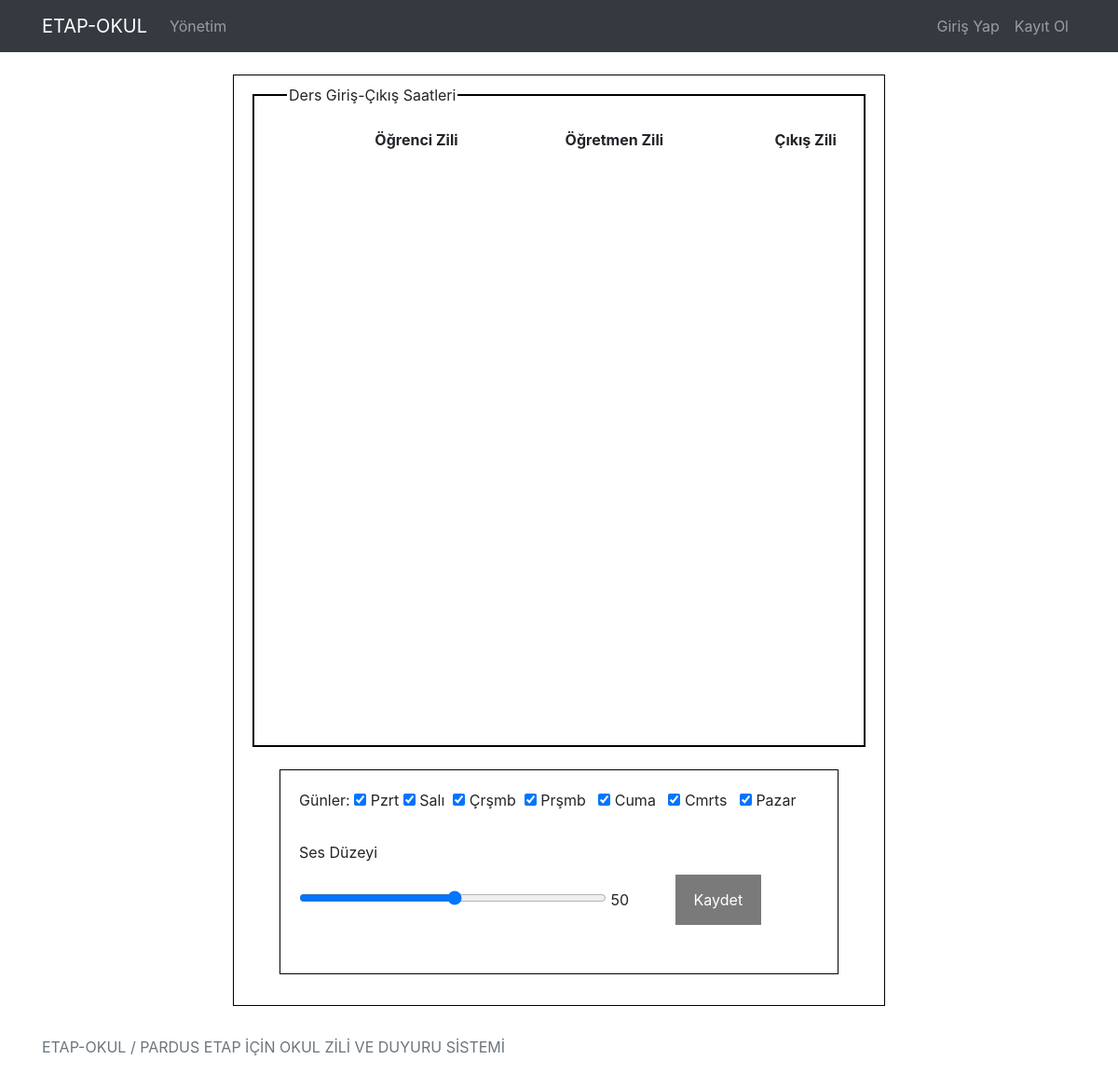
The app's page /saatler, older data.
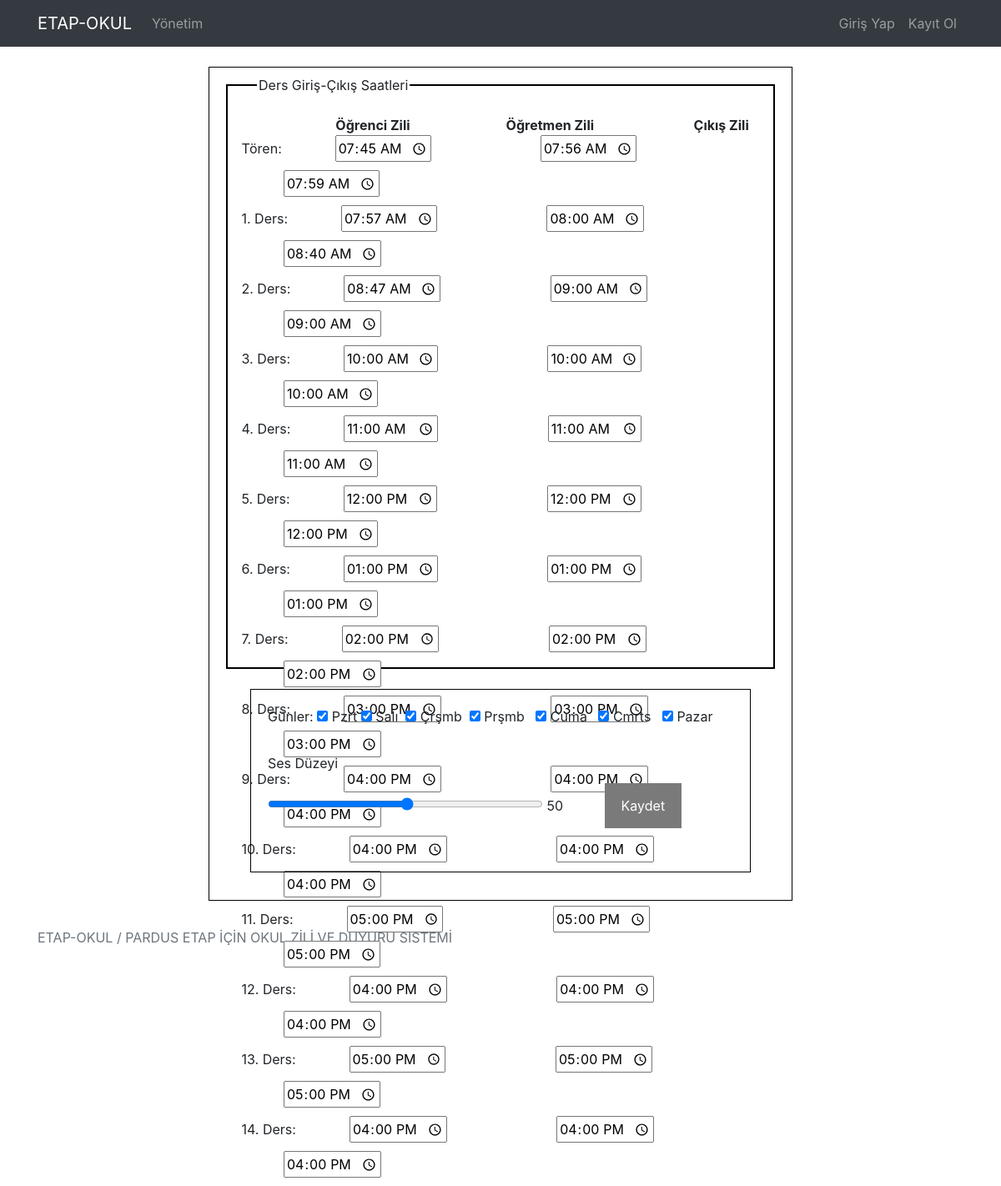
The same page, newer data.
### okulzili/models.py (models this page shows)
class SaatModel(models.Model):
    dersSaati=models.CharField(max_length=50,verbose_name="Ders Saati",null=False,blank=False,default="1. Ders")
    ogrenci=models.TimeField(verbose_name="Öğrenci Zili")
    ogretmen=models.TimeField(verbose_name="Öğretmen Zili")
    cikis=models.TimeField(verbose_name="Çıkış Zili")
    sesDuzeyi=models.IntegerField(verbose_name="Ses Düzeyi 0-100:",default=50)

### pages/views.py (the view, shortened to what this page needs)
# urls.py: path('saatler', views.saatler, name='saatler'),
def saatler(request):
    data = {
        "girisCikisSaatleri": SaatModel.objects.all()
    }
    return render(request, 'pages/saatler.html',data)

### templates/pages/saatler.html (shortened to what this page needs)
{% extends 'layout.html' %}
{% load static %}
{% block content %}
<div class="kutu">
    <aside id="info-block">
        <section class="file-markersaat">
          <div>
            <div class="box-title">
              Ders Giriş-Çıkış Saatleri
            </div>
            <form action="{% url 'saatler' %}" method="POST">
            <div class="box-contents"><br>
                <b class="yazi">&nbsp&nbsp;&nbsp;Öğrenci Zili</b><b class="yazi">Öğretmen Zili</b> <b class="yazi">Çıkış Zili</b><br>
                {% for kategori in girisCikisSaatleri %}
                  {{ kategori.dersSaati }}:<input class="sessa" type="time" id="ogrenci{{ kategori.id }}" name="ogrenci{{ kategori.id }}" value="{{ kategori.ogrenci }}">
                  <input class="sessa" type="time" id="ogretmen{{ kategori.id }}" name="ogretmen{{ kategori.id }}" value="{{ kategori.ogretmen }}">&nbsp;&nbsp;&nbsp;&nbsp;&nbsp;&nbsp;&nbsp;&nbsp;&nbsp;&nbsp;&nbsp;&nbsp;&nbsp;&nbsp;
                  <input class="sessa" type="time" id="cikis{{ kategori.id }}" name="cikis{{ kategori.id }}" value="{{ kategori.cikis }}"><br>
                {% endfor %}
            </div>
          </div>
        </section>
      </aside>
      <br>
      <div class="kutu2">
        <div >
          <label for="vehicle0"> Günler: </label>
            <input type="checkbox" id="pazartesi" name="pazartesi" value="1" checked="True">
            <label for="vehicle1"> Pzrt </label>
            <input type="checkbox" id="sali" name="sali" value="2" checked="True">
            <label for="vehicle2"> Salı&nbsp; </label>
            <input type="checkbox" id="carsamba" name="carsamba" value="3" checked="True">
            <label for="vehicle3"> Çrşmb&nbsp; </label>
            <input type="checkbox" id="persembe" name="persembe" value="4" checked="True">
            <label for="vehicle4"> Prşmb &nbsp;</label>
            <input type="checkbox" id="cuma" name="cuma" value="5" checked="True">
            <label for="vehicle5"> Cuma &nbsp;</label>
            <input type="checkbox" id="cumartesi" name="cumartesi" value="6" checked="True">
            <label for="vehicle6"> Cmrts &nbsp;</label>
            <input type="checkbox" id="pazar" name="pazar" value="7" checked="True">
            <label for="vehicle7"> Pazar</label>
          </div> <br>
          <label for="vehicle1"> Ses Düzeyi </label><br>
       <input type="range" id="sesseviyesi" name="sesseviyesi" min=1 max=100 style="width: 330px" oninput="this.nextElementSibling.value = this.value">
       <output>50</output>
       <button input type="submit" class="button">Kaydet</button>
       </div><br>
    </div>
</div>
{% endblock %}

Row changes from the older to the newer data that the page shows:
added SaatModel: dersSaati "Tören", ogrenci "07:45", ogretmen "07:56", cikis "07:59"
added SaatModel: dersSaati "1. Ders", ogrenci "07:57", ogretmen "08:00", cikis "08:40"
added SaatModel: dersSaati "2. Ders", ogrenci "08:47", ogretmen "09:00", cikis "09:00"
added SaatModel: dersSaati "3. Ders", ogrenci "10:00", ogretmen "10:00", cikis "10:00"
added SaatModel: dersSaati "4. Ders", ogrenci "11:00", ogretmen "11:00", cikis "11:00"
added SaatModel: dersSaati "5. Ders", ogrenci "12:00", ogretmen "12:00", cikis "12:00"
added SaatModel: dersSaati "6. Ders", ogrenci "13:00", ogretmen "13:00", cikis "13:00"
added SaatModel: dersSaati "7. Ders", ogrenci "14:00", ogretmen "14:00", cikis "14:00"
added SaatModel: dersSaati "8. Ders", ogrenci "15:00", ogretmen "15:00", cikis "15:00"
added SaatModel: dersSaati "9. Ders", ogrenci "16:00", ogretmen "16:00", cikis "16:00"
added SaatModel: dersSaati "10. Ders", ogrenci "16:00", ogretmen "16:00", cikis "16:00"
added SaatModel: dersSaati "11. Ders", ogrenci "17:00", ogretmen "17:00", cikis "17:00"
added SaatModel: dersSaati "12. Ders", ogrenci "16:00", ogretmen "16:00", cikis "16:00"
added SaatModel: dersSaati "13. Ders", ogrenci "17:00", ogretmen "17:00", cikis "17:00"
added SaatModel: dersSaati "14. Ders", ogrenci "16:00", ogretmen "16:00", cikis "16:00"
